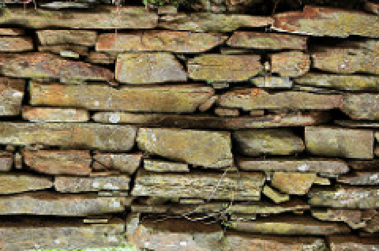
#> input picture image_model_keras/images/bricks.png, 379 x 251 px, found by its file name
$ python convolution.py
#> lines starting #> are read from the running program, lines starting #| are printed output that depends on the picture
import numpy as np
import matplotlib.pyplot as plt
from skimage.color import rgb2gray

# Read image data
im = plt.imread("images/bricks.png")
#> im is the input picture: shape (251, 379, 4) float32; mean R, G, B, A 0.478, 0.426, 0.314, 1
print(im.shape)
#| (251, 379, 4)
# Convert the image to grayscale - keep only `rgb` channels
im = im[:, :, 0:3]
#> im: shape (251, 379, 3) float32
im = rgb2gray(im)
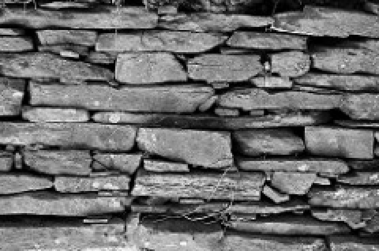
#> im: shape (251, 379) float32; min 0, max 0.989, mean 0.429
print(im.shape)
#| (251, 379)

# 1D Convolution
array = np.array([1, 0, 1, 0, 1, 0, 1, 0, 1, 0])
kernel = np.array([1, -1, 0])
conv = np.array([0, 0, 0, 0, 0, 0, 0, 0, 0, 0])

# Output array - 8 = len(array) - len(kernel) + 1
for ii in range(8):
    # move kernel along array, one elm at a time, and element-wise multiply and sum
    conv[ii] = (kernel * array[ii : ii + 3]).sum()

# Print conv
print(conv)


# 2D Convolution - image convolutions
kernel = np.array([[0, 1, 0], [1, 1, 1], [0, 1, 0]])
result = np.zeros(im.shape)

# Output array
for ii in range(im.shape[0] - 3):
    for jj in range(im.shape[1] - 3):
        result[ii, jj] = (im[ii : ii + 3, jj : jj + 3] * kernel).sum()
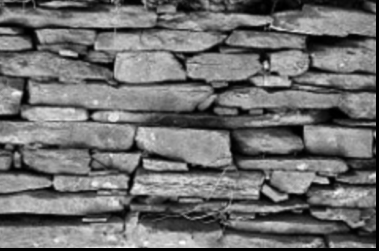
#> result: shape (251, 379) float64; min 0, max 4.77, mean 2.1; drawn with min black and max white

# Print result
print(result)
#> (printed output is left out)

# Typical kernels - -1 is dark pixel, 1 is bright pixel
# a kernel that finds horizontal lines in iamges - dark pixels at top, bright in middle, dark at bottom
kernel = np.array([[-1, -1, -1], [1, 1, 1], [-1, -1, -1]])

# a kernel that finds a light spot surrounded by dark pixels.
kernel = np.array([[-1, -1, -1], [-1, 1, -1], [-1, -1, -1]])
# a kernel that finds a dark spot surrounded by bright pixels.
kernel = np.array([[1, 1, 1], [1, -1, 1], [1, 1, 1]])
